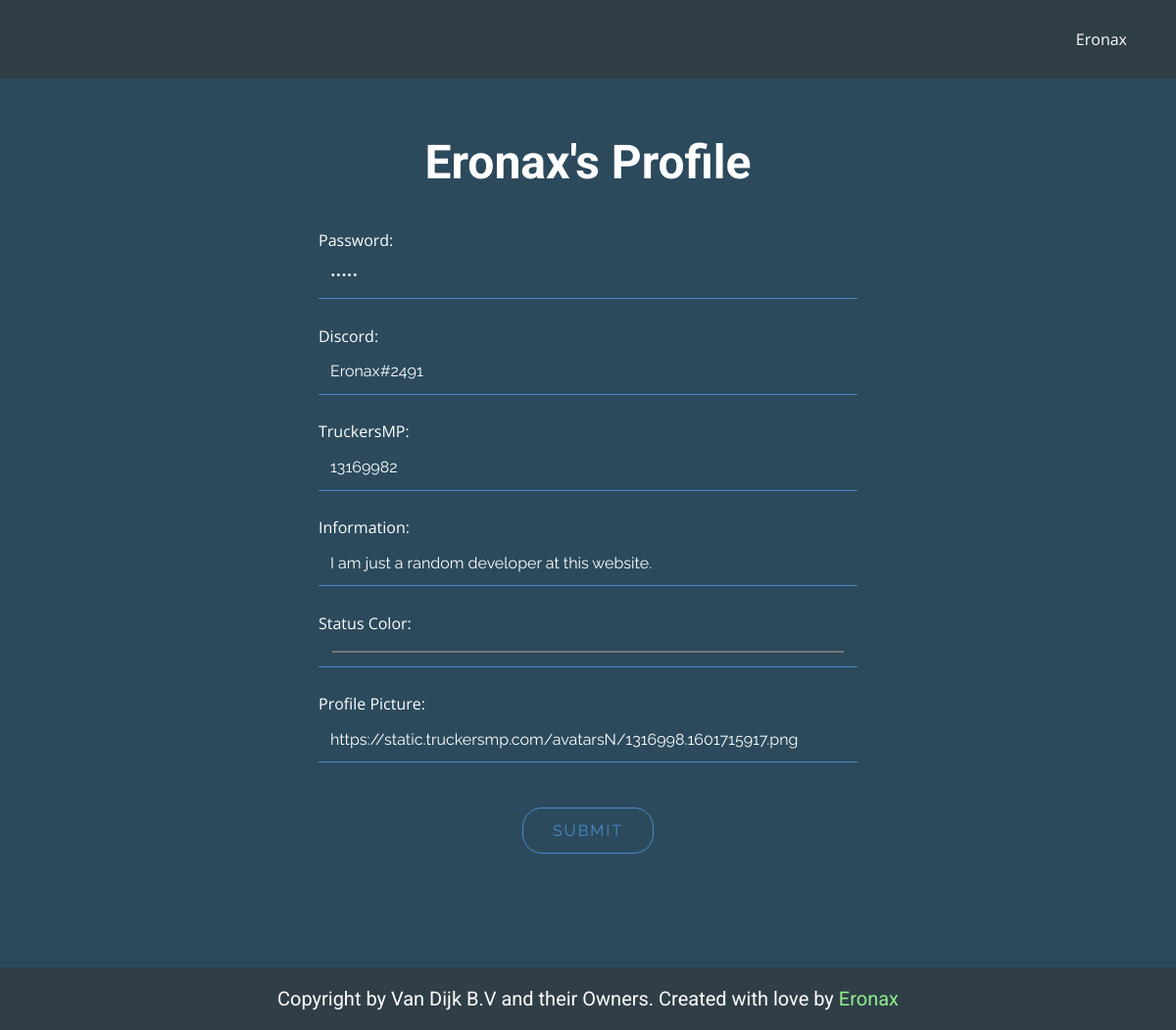
Page /edit.php (signed in) on the earlier database version.
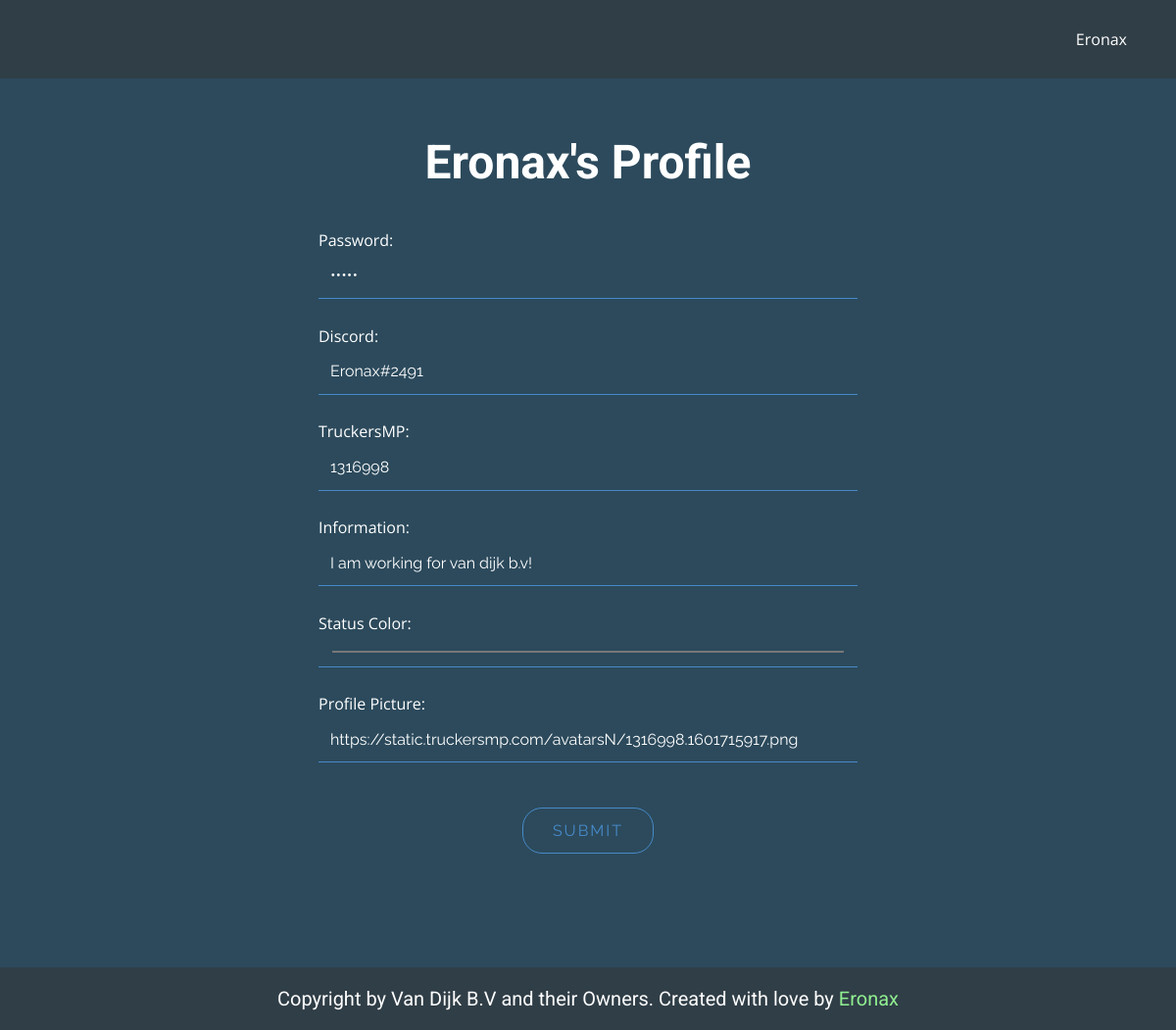
Same page on the later database version.
### tables this page shows
CREATE TABLE IF NOT EXISTS `users` (
  `id` int(11) NOT NULL AUTO_INCREMENT,
  `username` tinytext NOT NULL,
  `password` tinytext NOT NULL,
  `role_id` int(11) NOT NULL DEFAULT 18,
  `status` tinytext NOT NULL DEFAULT 'Not Verified',
  `discord` tinytext NOT NULL,
  `truckersmp` int(50) NOT NULL,
  `user_pb` text NOT NULL DEFAULT 'https://moonvillageassociation.org/wp-content/uploads/2018/06/default-profile-picture1.jpg',
  `status_color` varchar(50) NOT NULL DEFAULT '#fffff',
  `information` text NOT NULL DEFAULT 'There is no information yet.',
  `last_online` timestamp NOT NULL DEFAULT current_timestamp(),
  `updated_at` timestamp NOT NULL DEFAULT current_timestamp() ON UPDATE current_timestamp(),
  `created_at` timestamp NOT NULL DEFAULT current_timestamp(),
  PRIMARY KEY (`id`),
  UNIQUE KEY `username` (`username`) USING HASH,
  KEY `FK_users_roles` (`role_id`),
  CONSTRAINT `FK_users_roles` FOREIGN KEY (`role_id`) REFERENCES `roles` (`id`) ON DELETE NO ACTION ON UPDATE NO ACTION
);

### public/edit.php (called while the page is built, shortened)
<?php
include '../app/classes/information.php';
include '../app/database.php';
include '../app/config.php';
$id = $_SESSION['id'];
$all_user_information = get_all_user_information($con, $id);
require '../views/edit.view.php';

### app/database.php (called while the page is built, shortened)
<?php
function get_all_user_information($con, $id)
{
    $query = "SELECT * FROM users WHERE users.id='$id'";
    $result = $con->query($query);
    $all_user_information = $result->fetch_assoc();
    return $all_user_information;
}

### views/edit.view.php (the view, shortened to what this page needs)
<!DOCTYPE html>
<html style="font-size: 16px;">
<head>
  <link rel="stylesheet" href="../views/css/nicepage_add.css" media="screen">
  <link rel="stylesheet" href="../views/css/add.css" media="screen">
  <link rel="stylesheet" href="../views/css/button.css" media="screen">
</head>
<body class="u-body">
  <section class="u-align-center u-clearfix u-custom-color-2 u-section-1" id="sec-58b6">
    <div class="u-clearfix u-sheet u-sheet-1">
      <h1 class="u-text u-text-1"><?php echo $all_user_information['username'] ?>'s Profile</h1>
      <div class="u-form u-form-1">
        <form action="../app/classes/edit.php" method="POST" class="u-clearfix u-form-spacing-20 u-inner-form" style="padding: 10px" source="custom" name="form">
          <div class="u-form-group u-form-name">
            <label for="name-3b9a" class="u-label">Password:</label>
            <input type="password" value="<?php echo $all_user_information['password'] ?>" id="name-3b9a" name="password" class="u-border-1 u-border-no-left u-border-no-right u-border-no-top u-border-palette-1-base u-custom-font u-font-raleway u-input u-input-rectangle u-input-1" required="">
          </div>
          <br>
          <div class="u-form-group u-form-name">
            <label for="name-3b9a" class="u-label">Discord:</label>
            <input type="text" value="<?php echo $all_user_information['discord'] ?>" id="name-3b9a" name="discord" class="u-border-1 u-border-no-left u-border-no-right u-border-no-top u-border-palette-1-base u-custom-font u-font-raleway u-input u-input-rectangle u-input-1" required="">
          </div>
          <br>
          <div class="u-form-group u-form-name">
            <label for="name-3b9a" class="u-label">TruckersMP:</label>
            <input type="text" value="<?php echo $all_user_information['truckersmp'] ?>" id="name-3b9a" name="truckersmp" class="u-border-1 u-border-no-left u-border-no-right u-border-no-top u-border-palette-1-base u-custom-font u-font-raleway u-input u-input-rectangle u-input-1" required="">
          </div>
          <br>
          <div class="u-form-group u-form-name">
          <label for="name-3b9a" class="u-label">Information:</label>
            <input type="text" value="<?php echo $all_user_information['information'] ?>" id="name-3b9a" name="information" class="u-border-1 u-border-no-left u-border-no-right u-border-no-top u-border-palette-1-base u-custom-font u-font-raleway u-input u-input-rectangle u-input-1" required="">
          </div>
          <br>
          <div class="u-form-group u-form-name">
          <label for="name-3b9a" class="u-label">Status Color:</label>
            <input type="color" value="<?php echo $all_user_information['status_color'] ?>" id="name-3b9a" name="status_color" class="u-border-1 u-border-no-left u-border-no-right u-border-no-top u-border-palette-1-base u-custom-font u-font-raleway u-input u-input-rectangle u-input-1">
          </div>
          <br>
          <div class="u-form-group u-form-name">
          <label for="name-3b9a" class="u-label">Profile Picture:</label>
            <input type="text" value="<?php echo $all_user_information['user_pb'] ?>" id="name-3b9a" name="user_pb" class="u-border-1 u-border-no-left u-border-no-right u-border-no-top u-border-palette-1-base u-custom-font u-font-raleway u-input u-input-rectangle u-input-1">
          </div>
          <br>
          <div class="u-align-center u-form-group u-form-submit">
            <a href="#" class="u-border-1 u-border-hover-palette-4-base u-border-palette-1-base u-btn u-btn-round u-btn-submit u-button-style u-custom-font u-font-raleway u-none u-radius-20 u-text-hover-palette-4-base u-btn-1">Submit</a>
          </div>
        </form>
      </div>
      <br>
    </div>
  </section>
</body>
</html>

Differences in the rows shown:
changed users "Eronax": truckersmp "13169982" → "1316998"; information "I am just a random developer at this website." → "I am working for van dijk b.v!"; status_color "#00e1ff" → "#ffffff"
